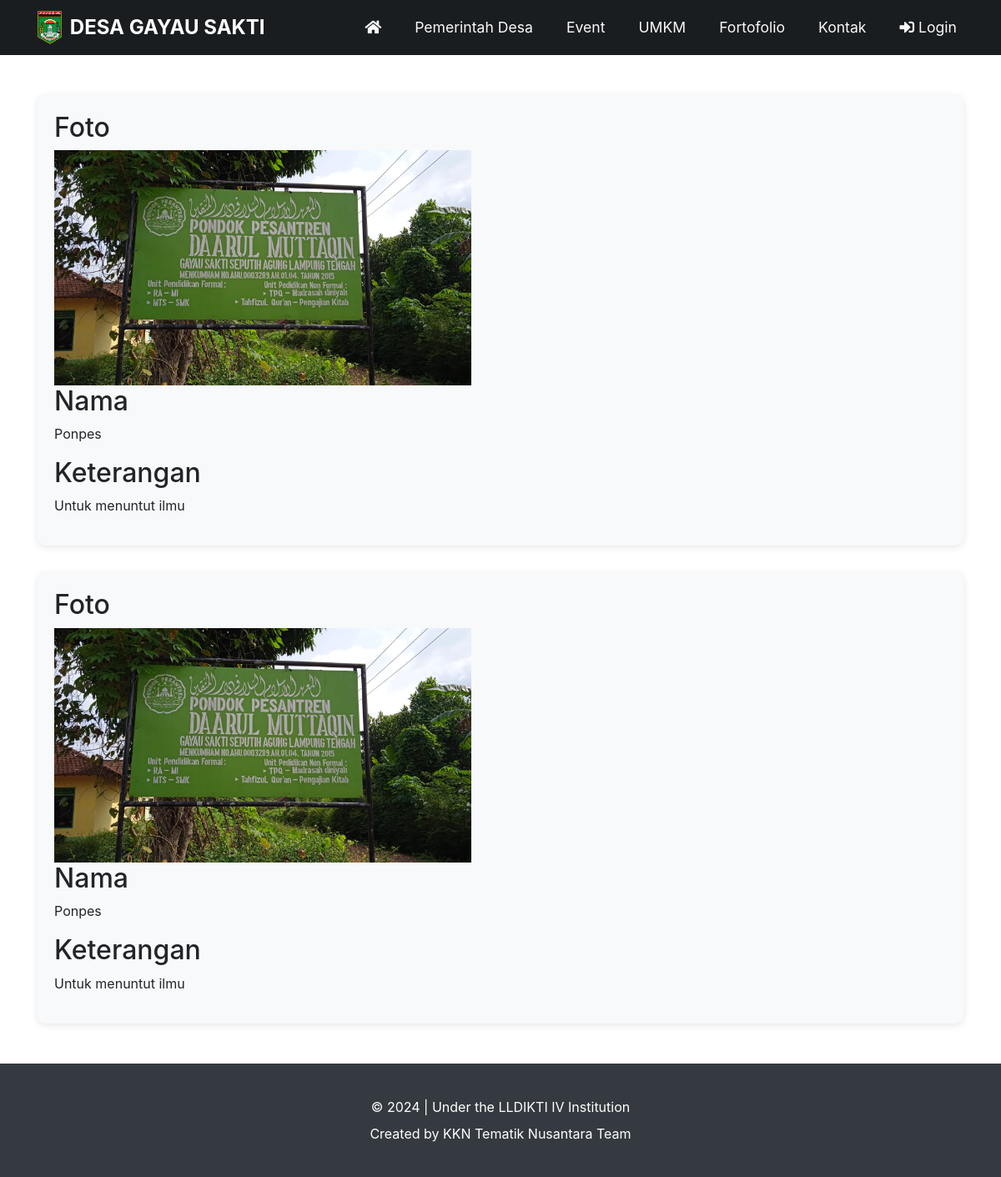
Screenshot of /KKN/fasilitas.php with the database file from the repository.
### tables this page shows
CREATE TABLE `fasilitas` (
  `Foto` varchar(100) NOT NULL,
  `Nama` varchar(50) NOT NULL,
  `Keterangan` text NOT NULL
);

### KKN/fasilitas.php (the view, shortened to what this page needs)
<!DOCTYPE html>
<html lang="en">
<head>
    <link rel="stylesheet" href="https://stackpath.bootstrapcdn.com/bootstrap/4.1.3/css/bootstrap.min.css">
    <link rel="stylesheet" href="https://cdnjs.cloudflare.com/ajax/libs/font-awesome/6.0.0-beta3/css/all.min.css">
    <link rel="stylesheet" href="https://cdnjs.cloudflare.com/ajax/libs/font-awesome/5.15.3/css/all.min.css">
</head>
<body>
    <nav class="navbar navbar-expand-lg navbar-dark bg-dark">
        <div class="container">
            <a href="index.php" class="navbar-brand">
                <img src="images/lampungtengah.png" alt="Logo">
                DESA GAYAU SAKTI
            </a>
            <div class="collapse navbar-collapse" id="navbarNav">
                <ul class="navbar-nav ml-auto">
                    <li class="nav-item">
                        <a href="index.php" class="nav-link text-light">
                            <i class="fas fa-home"></i>
                        </a>
                    </li>
                    <li class="nav-item ml-4">
                        <a href="pemerintah_desa.php" class="nav-link text-light">Pemerintah Desa</a>
                    </li>
                    <li class="nav-item ml-4">
                        <a href="sistem_kegiatan.php" class="nav-link text-light">Event</a>
                    </li>
                    <li class="nav-item ml-4">
                        <a href="data_umkm.php" class="nav-link text-light">UMKM</a>
                    </li>
                    <li class="nav-item ml-4">
                        <a href="fortofolio.php" class="nav-link text-light">Fortofolio</a>
                    </li>
                    <li class="nav-item ml-4">
                        <a href="kontak.php" class="nav-link text-light">Kontak</a>
                    </li>
                    <li class="nav-item ml-4">
                        <a href="login.php" class="nav-link text-light">
                            <i class="fas fa-sign-in-alt"></i> Login
                        </a>
                    </li>
                </ul>
            </div>
        </div>
    </nav>
    <div class="container my-5">
        <?php
        include 'koneksi.php';
        $sql = "SELECT Foto, Nama, Keterangan FROM fasilitas";
        $result = $con->query($sql);
        if ($result->num_rows > 0) {
            while($row = $result->fetch_assoc()) {
                echo "<div class='card'>";
                echo "<h2>Foto</h2>";
                echo "<img src='fasilitas/" . $row["Foto"] . "' alt='Foto Fasilitas' style='width: 500px; height: auto;'>";
                echo "<h2>Nama</h2>";
                echo "<p>" . $row["Nama"] . "</p>";
                echo "<h2>Keterangan</h2>";
                echo "<p>" . $row["Keterangan"] . "</p>";
                echo "</div>";
            }
        } else {
            echo "<p>Tidak ada data tersedia.</p>";
        }
        ?>
    </div>
    <footer>
    <p>&copy; 2024 | Under the LLDIKTI IV Institution</p>
    <p>Created by KKN Tematik Nusantara Team</p>
</footer>
</body>
</html>

### KKN/fasilitas.php (style rules this page uses)
.navbar::before { content: ""; position: absolute; top: 0; left: 0; right: 0; bottom: 0; background: rgba(0, 0, 0, 0.5); z-index: 1; }
.navbar-brand, .nav-link { position: relative; z-index: 2; }
.navbar-brand img { height: 40px; margin-right: 10px; }
.navbar-brand { font-size: 1.5rem; font-weight: bold; display: flex; align-items: center; }
.nav-link { font-size: 1.1rem; padding: 0.5rem 1.5rem; transition: background-color 0.3s ease; }
.card { border: none; border-radius: 10px; box-shadow: 0 2px 10px rgba(0, 0, 0, 0.1); margin-bottom: 2rem; background-color: #f8f9fa; padding: 20px; }
footer { background-color: #343a40; color: white; text-align: center; padding: 2rem 0; }
footer p { margin: 0.5rem 0; }

### rows the page displays
fasilitas: Foto (picture), Nama "Ponpes", Keterangan "Untuk menuntut ilmu"
fasilitas: Foto (picture), Nama "Ponpes", Keterangan "Untuk menuntut ilmu"
